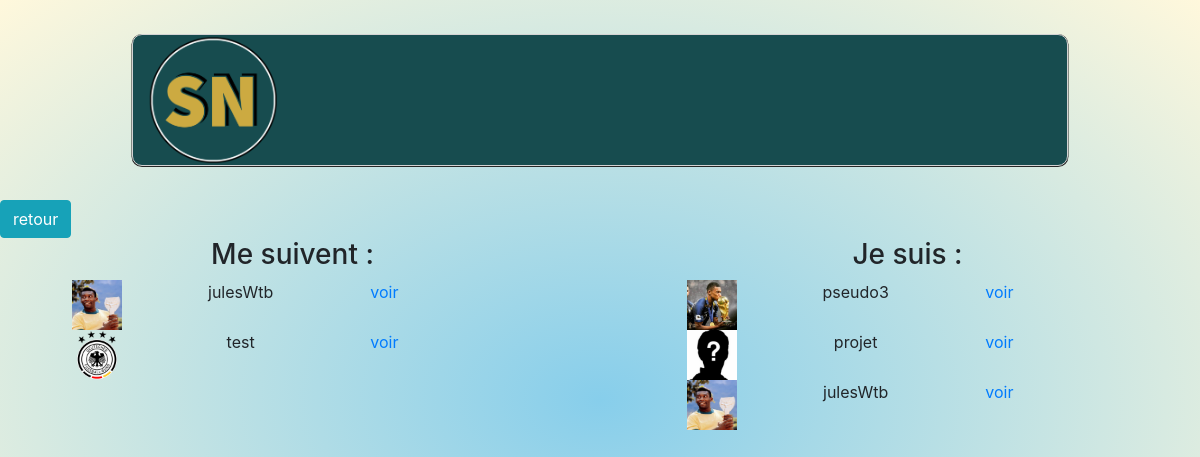
Screenshot of /mysocialnetwork/AfficherListeSN.php (signed in) with the database file from the repository.
### tables this page shows
CREATE TABLE `user` (
  `id` int(10) NOT NULL,
  `username` varchar(100) NOT NULL,
  `email` varchar(100) NOT NULL,
  `password` varchar(100) NOT NULL,
  `nom` varchar(100) NOT NULL,
  `prenom` varchar(100) NOT NULL,
  `photo` text DEFAULT NULL,
  `prive` tinyint(1) NOT NULL DEFAULT 0
);

### mysocialnetwork/AfficherListeSN.php (the view, shortened to what this page needs)
<?php
$bdd = new PDO('mysql:host=localhost;dbname=network', 'upjv', 'upjv2021');
$id = $_SESSION['id'];
$suivi = $bdd->query('SELECT user.id, nom, username, prenom, photo
                     FROM user INNER JOIN suivre
                     ON user.id=suivre.suiveur
                     WHERE suivi = '.$id.'');
$suis = $bdd->query('SELECT user.id, nom, username, prenom, photo
                     FROM user INNER JOIN suivre
                     ON user.id=suivre.suivi
                     WHERE suiveur = '.$id.'');
?>
<html>
<head>
   <link rel="stylesheet" href="https://stackpath.bootstrapcdn.com/bootstrap/4.1.3/css/bootstrap.min.css">
   <link rel="stylesheet" type="text/css" href="style.css">
</head>
<body>
           <div class="container-fluid">
      <div class="row">
         <header class="col-sm-12">
            <div class="row" id="entete">
               <nav class="col-lg-2 col-md-12"><img src="SN.png" height="130px" width="130px" /> </br> </nav>
            </div>
         </header>
      </div></div>
   <button type="button" class="btn btn-info"><a style="color: white"href= "AmisSN.php"> retour </a></button>
   <div style="text-align: center;">
   <div class="row g-0" style="text-align: center;">
     <div class="col-sm-6 col-md-6">
        <h3> Me suivent : </h3>
         <?php if($suivi->rowCount() > 0) { ?>
            <ul>
            <?php while($a = $suivi->fetch()) { ?>
               <li>
               <div class="row g-0">
                 <div class="col-sm-4 col-md-3"> <img src="photo/<?php echo $a['photo']; ?>" width="50px" height = "50px"> </div>
                 <div class="col-4 col-md-3"> <?=  $a['username']  ?>  </div>
                 <div class="col-4 col-md-3"> <a href= <?php echo "VoirProfilSN.php?a=".$a['id']  ?>> voir </a> </div>
               </li>
            <?php } ?>
            </ul>
            <?php } ?>
     </div>
     <div class="col-6 col-md-6">
         <h3> Je suis : </h3>
        <?php if($suis->rowCount() > 0) { ?>
            <ul>
            <?php while($a = $suis->fetch()) { ?>
               <li>
               <div class="row g-0">
                 <div class="col-sm-4 col-md-3"> <img src="photo/<?php echo $a['photo']; ?>" width="50px" height = "50px"> </div>
                 <div class="col-4 col-md-3"> <?=  $a['username']  ?>  </div>
                 <div class="col-4 col-md-3"> <a href= <?php echo "VoirProfilSN.php?a=".$a['id']  ?>> voir </a> </div>
               </li>
            <?php } ?>
            </ul>
            <?php } ?>
     </div>
   </div>
   </body>
</html>

### mysocialnetwork/style.css (style rules this page uses)
header { height: 200px; display: flex; }
#entete { margin: auto; border: 1px solid lightgrey; border-radius: 10px; color: white; background-color: #174C4F; box-shadow: 0 0.5px 0.5px 0.5px #262626; min-width: 80%; }
body { background: content-box radial-gradient(skyblue,#fff8dc); }
ul { list-style: none; }

### rows the page displays
user: photo (picture), username "julesWtb"
user: photo (picture), username "test"
user: photo (picture), username "pseudo3"
user: photo (picture), username "projet"
